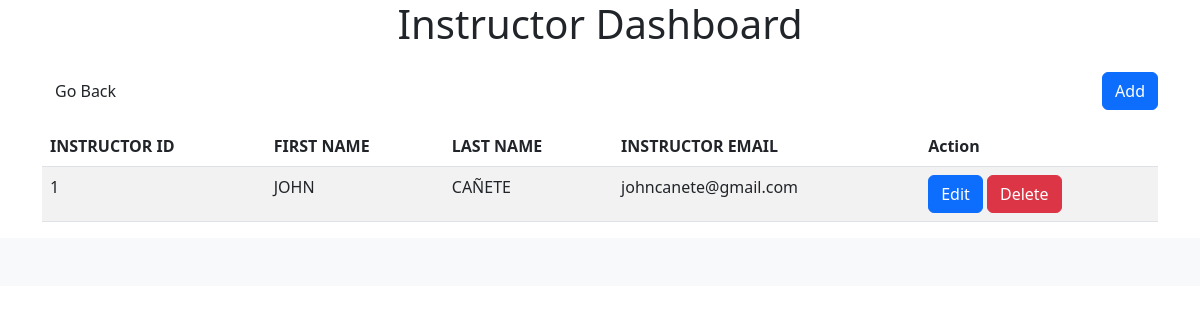
The page /instructor/index.php (signed in) on the database its author committed.
### tables this page shows
CREATE TABLE `instructor` (
  `INST_ID` int(30) NOT NULL,
  `FIRSTNAME` varchar(50) NOT NULL,
  `LASTNAME` varchar(50) NOT NULL,
  `INST_EMAIL` varchar(255) NOT NULL
);

### instructor/index.php (the view, shortened to what this page needs)
<?php
$servername = "localhost";
$username = "root";
$password = "";
$database = "grading_system";
$conn = new mysqli($servername, $username, $password, $database);
$sql = "SELECT * FROM instructor";
$result = $conn->query($sql);
?>
<!DOCTYPE html>
<html lang="en">
<head>
    <link href="https://cdn.jsdelivr.net/npm/bootstrap@5.3.2/dist/css/bootstrap.min.css" rel="stylesheet"
>
    <link rel="stylesheet" href="style.css">
</head>
<body class="sb-nav-fixed">
        <div class="container ">
             <h1 class="text-center">Instructor Dashboard</h1>
             <div class="d-flex justify-content-between align-items-center">
                  <a href="../home.php" class="btn btn-transparent mt-3 mb-3"><i class="fas fa-arrow-left"></i> Go Back
                 </a>
                 <a href='add.php' class='btn btn-primary'>Add</a>
             </div>
            <table class="table table-striped">
                <thead>
                    <tr>
                        <th>INSTRUCTOR ID</th>
                        <th>FIRST NAME</th>
                        <th>LAST NAME</th>
                        <th>INSTRUCTOR EMAIL</th>
                        <th>Action</th>
                    </tr>
                </thead>
                <tbody>
                    <?php
                    if ($result->num_rows > 0) {
                        while ($row = $result->fetch_assoc()) {
                            echo "<tr>";
                            echo "<td>" . $row["INST_ID"] . "</td>";
                            echo "<td>" . $row["FIRSTNAME"] . "</td>";
                            echo "<td>" . $row["LASTNAME"] . "</td>";
                            echo "<td>" . $row["INST_EMAIL"] . "</td>";
                            echo "<td>
                                    <a href='edit.php?id=" . $row["INST_ID"] . "' class='btn btn-primary'>Edit</a>
                                    <a href='delete.php?id=" . $row["INST_ID"] . "' class='btn btn-danger'>Delete</a>
                                </td>";
                            echo "</tr>";
                        }
                    } else {
                        echo "<tr><td colspan='3'>No students found</td></tr>";
                    }
                    ?>
                </tbody>
            </table>
        </div>
</body>
</html>
            <footer class="py-4 bg-light mt-auto">
            </footer>
</body>
</html>

### rows shown on the page
instructor: INST_ID "1", FIRSTNAME "JOHN", LASTNAME "CAÑETE", INST_EMAIL "johncanete@gmail.com"
